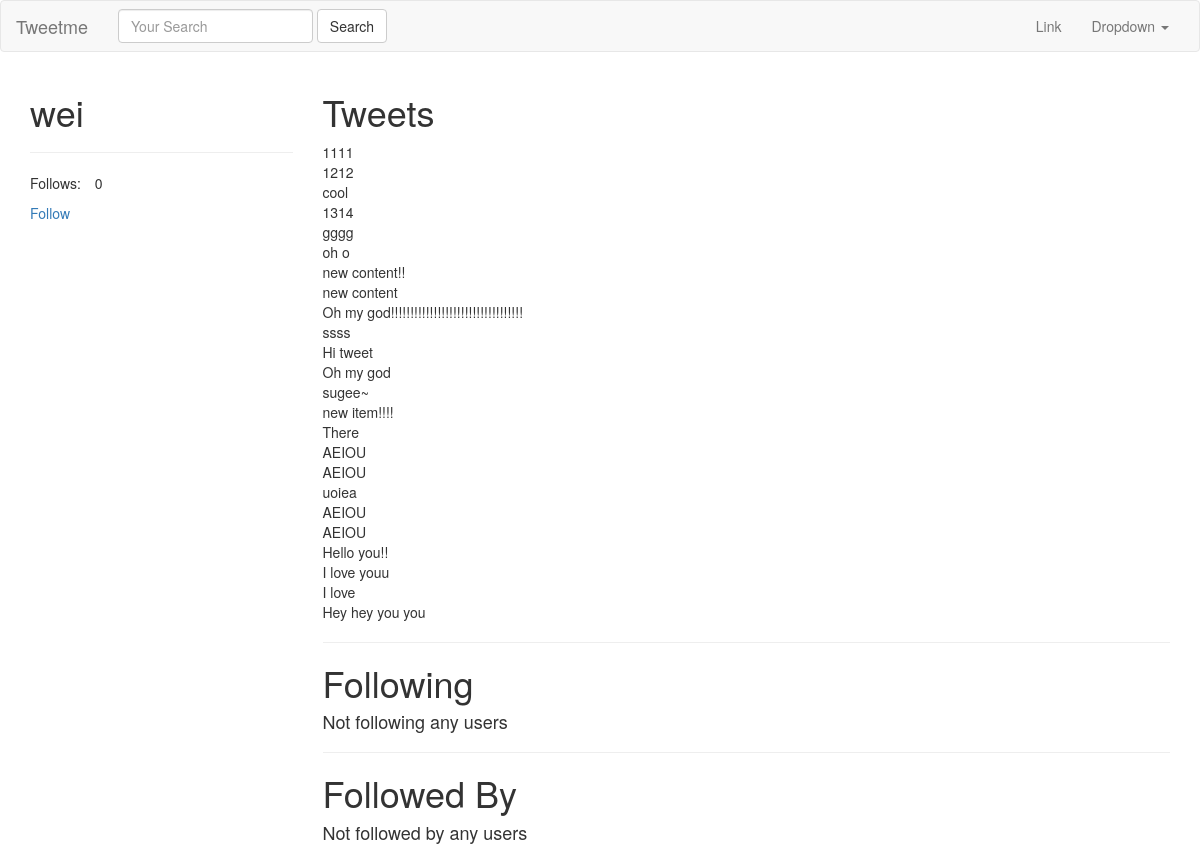
Page /wei/ on the earlier database version.
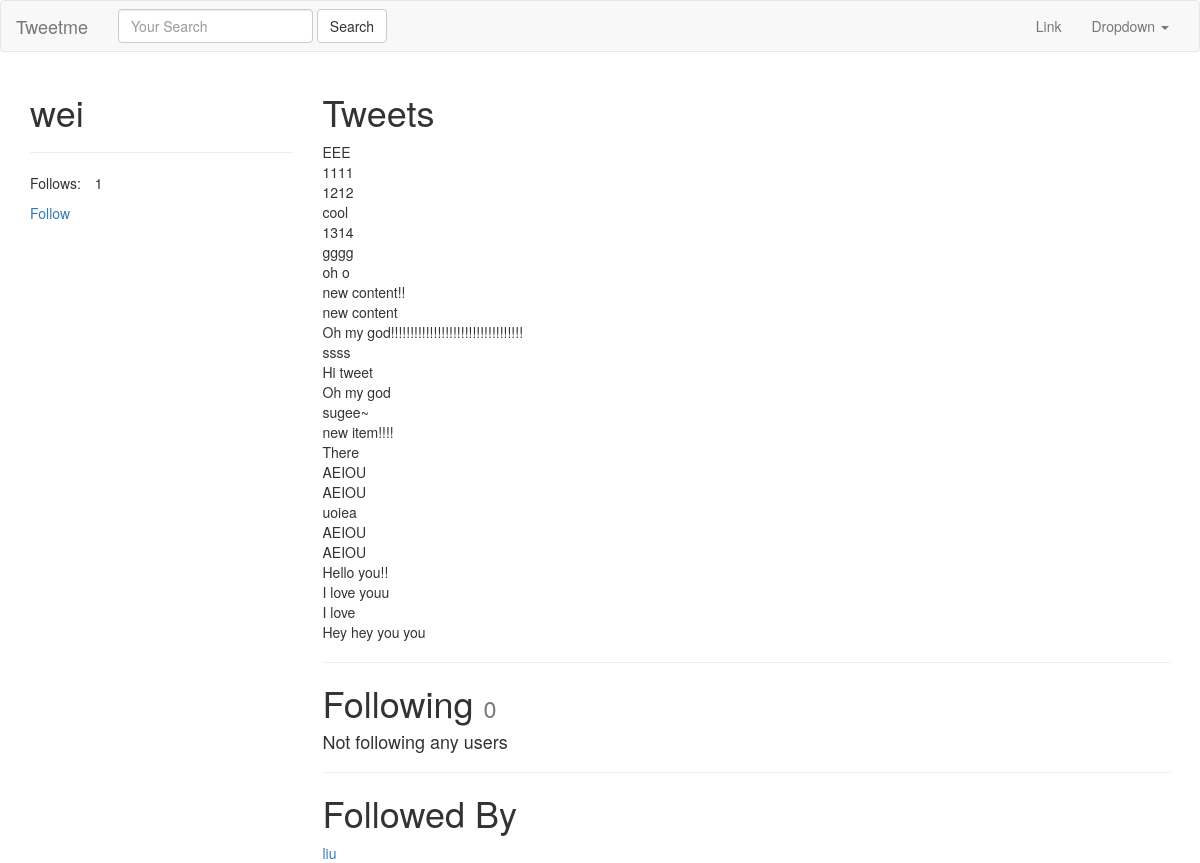
Same page on the later database version.
### tweets/models.py (models this page shows, shortened)
class Tweet(models.Model):
	user		= models.ForeignKey(settings.AUTH_USER_MODEL, on_delete=models.DO_NOTHING)
	content		= models.CharField(max_length=140, validators=[validate_content])
	update		= models.DateTimeField(auto_now=True)
	timestamp	= models.DateTimeField(auto_now_add=True)
	def __str__(self):
		return str(self.content)
	class Meta:
		ordering = ['-timestamp']

### accounts/models.py (models this page shows, shortened)
class UserProfile(models.Model):
	user = models.OneToOneField(settings.AUTH_USER_MODEL, related_name='profile', on_delete=models.DO_NOTHING)
	following = models.ManyToManyField(settings.AUTH_USER_MODEL, blank=True, related_name='followed_by')
	objects = UserProfileManager() #UserProfile.objects.all()
	def get_following(self):
		users = self.following.all()
		return users.exclude(username=self.user.username)

### accounts/views.py (the view)
# urls.py: url(r'^(?P<username>[\w.@+-]+)/$', UserDetailView.as_view(), name="detail"), #/tweet/1/
class UserDetailView(DetailView):
	template_name = 'accounts/user_detail.html'
	queryset = User.objects.all()
	def get_object(self):
		return get_object_or_404(User, username__iexact=self.kwargs.get("username"))

### accounts/models.py (called while the page is built)
	def all(self):
		qs = self.get_queryset().all()
		try:
			if self.instance:
				qs = qs.exclude(user=self.instance)
		except:
			pass
		return qs

### accounts/templates/accounts/user_detail.html
{% extends "base.html" %}
{% block content %}
<div class="row">
	<div class="col-sm-3 col-xs-12" >
		<h1>{{ object.username }}</h1>
		<hr/>
		<p>Follows:　{{ object.followed_by.all.count }}</p>
		<p>
			<a href="btn btn-link" herf='{% url "profiles:follow" username=object.username %}'>Follow</a>
		</p>
	</div>
	<div class="col-sm-9 col-xs-12">
		<h1>Tweets</h1>
		{% for tweet in object.tweet_set.all %}
		{{tweet}}<br/>
		{% endfor %}
		<hr/>
		<h1>Following <small>{{ object.profile.get_following.count }}</small></h1>
		{% for user in object.profile.get_following %}
		<a href="/{{ user.username　}}">{{user.username}}</a><br/>
		{% empty %}
		<h4>Not following any users</h4>
		{% endfor %}
		<hr/>
		<h1>Followed By</h1>
		{% for profile in object.followed_by.all %}
		<a href="/{{ profile.user.username　}}">{{profile.user.username}}</a><br/>
		{% empty %}
		<h4>Not followed by any users</h4>
		{% endfor %}
	</div>
</div>
{% endblock content %}

Differences in the rows shown:
added Tweet: content "EEE"
added UserProfile: user.username "liu"
Other differences:
{{ object.followed_by.all.count }}: "0" → "1"
{{ object.profile.get_following.count }}: (not shown) → "0"
text no longer shown: "Not followed by any users"
